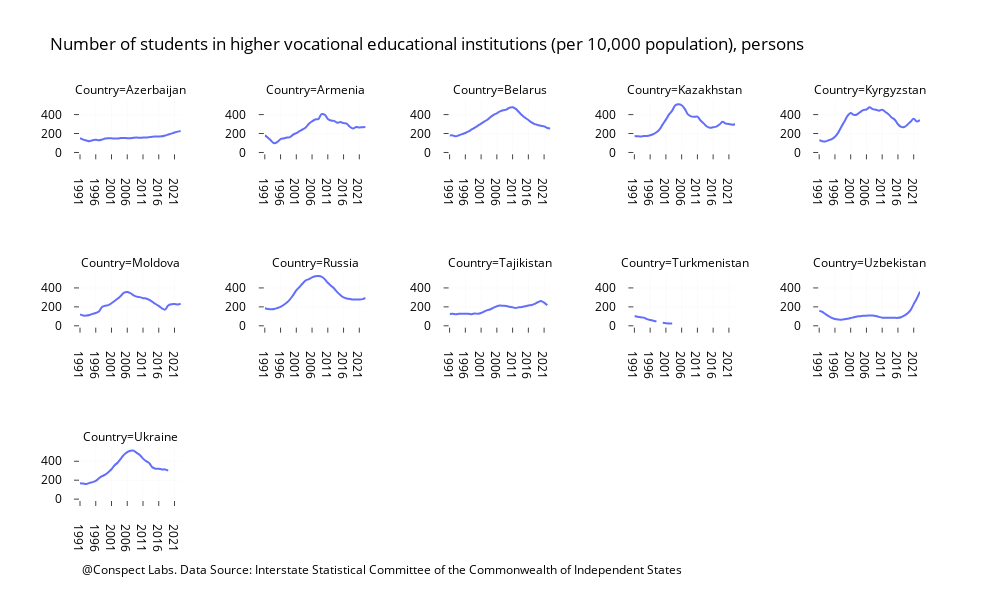

This figure's notebook cell:
### Markdown cell above
<p>First, but definitely not the best, due to the 'spaghetti' vibe. The second choice is a multiseries chart with a distinct line for each country in every subplot.</p>

### Code cell
countries = sng_students_long['Country'].unique()

fig = px.line(sng_students_long, x='year', y='students_per_cap',
              facet_col='Country', facet_col_wrap=5,
              width=1200,
              height=800,
              facet_col_spacing=0.1, facet_row_spacing=0.3,
               line_shape='spline',
               title='Number of students in higher vocational educational institutions (per 10,000 population), persons')

# Update x-axis properties for each facet
num_columns = 5  # Adjust this if you change the number of columns
fig.for_each_xaxis(lambda xaxis: xaxis.update(
    title='',
    showticklabels=True,
    gridcolor='#cdcdcd',
    gridwidth=0.1,
    ticklabelposition="outside",  # Position the tick labels outside
    title_standoff=0,
    ticks='outside',
    ticklabelstandoff=10
))
fig.for_each_yaxis(lambda yaxis: yaxis.update(
    title='',
    showticklabels=True,
    gridcolor='#cdcdcd',
    gridwidth=0.1,
    ticklabelposition="outside",  # Position the tick labels outside
    title_standoff=0,
    ticks='outside',
    ticklabelstandoff=10
))
fig.update_layout(
    margin=dict(b=100),
    plot_bgcolor='white',
    xaxis_title='',  # X-axis title
    yaxis_title='',  # Remove Y-axis title
    font_color="black",
    height=600,
    width=1000
)

fig.add_annotation(
    text="@Conspect Labs. Data Source: Interstate Statistical Committee of the Commonwealth of Independent States",
    xref="paper",  # Use paper coordinates
    yref="paper",  # Use paper coordinates
    x=0,           # Position at the left edge
    y=-0.2,        # Position below the plot area
    showarrow=False,  # No arrow for the annotation
    font=dict(size=12)  # Font size for the annotation
)

fig.write_image('Number of students Faceted Line Chart.png')
fig.show()

### Figure 1 — Plotly figure (JSON) as saved in the notebook; plotly's stock layout.template omitted (floating-point values rounded to 4 significant figures)
{"data": [{"hovertemplate": "Country=Azerbaijan<br>year=%{x}<br>students_per_cap=%{y}<extra></extra>", "legendgroup": "", "line": {"color": "#636efa", "dash": "solid", "shape": "spline"}, "marker": {"symbol": "circle"}, "mode": "lines", "name": "", "orientation": "v", "showlegend": false, "type": "scatter", "x": ["1991", "1992", "1993", "1994", "1995", "1996", "1997", "1998", "1999", "2000", "2001", "2002", "2003", "2004", "2005", "2006", "2007", "2008", "2009", "2010", "2011", "2012", "2013", "2014", "2015", "2016", "2017", "2018", "2019", "2020", "2021", "2022", "2023"], "xaxis": "x11", "y": [150, 136, 127, 119, 130, 134, 129, 136, 147, 150, 149, 147, 148, 153, 154, 151, 151, 156, 157, 156, 157, 158, 162, 167, 168, 169, 171, 179, 189, 199, 211, 220, 227], "yaxis": "y11"}, {"hovertemplate": "Country=Armenia<br>year=%{x}<br>students_per_cap=%{y}<extra></extra>", "legendgroup": "", "line": {"color": "#636efa", "dash": "solid", "shape": "spline"}, "marker": {"symbol": "circle"}, "mode": "lines", "name": "", "orientation": "v", "showlegend": false, "type": "scatter", "x": ["1991", "1992", "1993", "1994", "1995", "1996", "1997", "1998", "1999", "2000", "2001", "2002", "2003", "2004", "2005", "2006", "2007", "2008", "2009", "2010", "2011", "2012", "2013", "2014", "2015", "2016", "2017", "2018", "2019", "2020", "2021", "2022", "2023"], "xaxis": "x12", "y": [181, 156, 124, 97, 111, 142, 148, 157, 162, 189, 204, 225, 243, 265, 304, 328, 348, 353, 405, 400, 354, 338, 334, 313, 322, 310, 305, 271.4, 253, 269, 265, 267, 268], "yaxis": "y12"}, {"hovertemplate": "Country=Belarus<br>year=%{x}<br>students_per_cap=%{y}<extra></extra>", "legendgroup": "", "line": {"color": "#636efa", "dash": "solid", "shape": "spline"}, "marker": {"symbol": "circle"}, "mode": "lines", "name": "", "orientation": "v", "showlegend": false, "type": "scatter", "x": ["1991", "1992", "1993", "1994", "1995", "1996", "1997", "1998", "1999", "2000", "2001", "2002", "2003", "2004", "2005", "2006", "2007", "2008", "2009", "2010", "2011", "2012", "2013", "2014", "2015", "2016", "2017", "2018", "2019", "2020", "2021", "2022", "2023"], "xaxis": "x13", "y": [180, 180, 170, 182, 194, 206, 222, 243, 262, 283, 305, 326, 346, 374, 398, 414, 433, 446, 453, 473, 477, 460, 427, 393, 366, 343, 317, 300, 290, 282, 276, 259, 254], "yaxis": "y13"}, {"hovertemplate": "Country=Kazakhstan<br>year=%{x}<br>students_per_cap=%{y}<extra></extra>", "legendgroup": "", "line": {"color": "#636efa", "dash": "solid", "shape": "spline"}, "marker": {"symbol": "circle"}, "mode": "lines", "name": "", "orientation": "v", "showlegend": false, "type": "scatter", "x": ["1991", "1992", "1993", "1994", "1995", "1996", "1997", "1998", "1999", "2000", "2001", "2002", "2003", "2004", "2005", "2006", "2007", "2008", "2009", "2010", "2011", "2012", "2013", "2014", "2015", "2016", "2017", "2018", "2019", "2020", "2021", "2022", "2023"], "xaxis": "x14", "y": [175, 171, 169, 173, 174, 181, 193, 213, 245, 297, 347, 402, 442, 499, 510, 499, 460, 402, 381, 377, 378, 338, 307, 274, 260, 266, 273, 295, 324, 305, 301, 293, 298], "yaxis": "y14"}, {"hovertemplate": "Country=Kyrgyzstan<br>year=%{x}<br>students_per_cap=%{y}<extra></extra>", "legendgroup": "", "line": {"color": "#636efa", "dash": "solid", "shape": "spline"}, "marker": {"symbol": "circle"}, "mode": "lines", "name": "", "orientation": "v", "showlegend": false, "type": "scatter", "x": ["1991", "1992", "1993", "1994", "1995", "1996", "1997", "1998", "1999", "2000", "2001", "2002", "2003", "2004", "2005", "2006", "2007", "2008", "2009", "2010", "2011", "2012", "2013", "2014", "2015", "2016", "2017", "2018", "2019", "2020", "2021", "2022", "2023"], "xaxis": "x15", "y": [129, 119, 117, 129, 142, 167, 207, 270, 327, 386, 417, 397, 401, 426, 447, 454, 477, 458, 452, 441, 452, 428, 404, 370, 346, 298, 270, 268.3, 293, 325, 355, 326, 344], "yaxis": "y15"}, {"hovertemplate": "Country=Moldova<br>year=%{x}<br>students_per_cap=%{y}<extra></extra>", "legendgroup": "", "line": {"color": "#636efa", "dash": "solid", "shape": "spline"}, "marker": {"symbol": "circle"}, "mode": "lines", "name": "", "orientation": "v", "showlegend": false, "type": "scatter", "x": ["1991", "1992", "1993", "1994", "1995", "1996", "1997", "1998", "1999", "2000", "2001", "2002", "2003", "2004", "2005", "2006", "2007", "2008", "2009", "2010", "2011", "2012", "2013", "2014", "2015", "2016", "2017", "2018", "2019", "2020", "2021", "2022", "2023"], "xaxis": "x6", "y": [120, 109, 108, 114, 126, 135, 152, 199, 212, 218, 238, 262, 288, 318, 351, 357, 344, 322, 308, 303, 292, 288, 273, 252, 230, 210, 185, 171, 215, 227, 229, 226, 233], "yaxis": "y6"}, {"hovertemplate": "Country=Russia<br>year=%{x}<br>students_per_cap=%{y}<extra></extra>", "legendgroup": "", "line": {"color": "#636efa", "dash": "solid", "shape": "spline"}, "marker": {"symbol": "circle"}, "mode": "lines", "name": "", "orientation": "v", "showlegend": false, "type": "scatter", "x": ["1991", "1992", "1993", "1994", "1995", "1996", "1997", "1998", "1999", "2000", "2001", "2002", "2003", "2004", "2005", "2006", "2007", "2008", "2009", "2010", "2011", "2012", "2013", "2014", "2015", "2016", "2017", "2018", "2019", "2020", "2021", "2022", "2023"], "xaxis": "x7", "y": [186, 177, 176, 178, 188, 201, 221, 245, 279, 324, 373, 410, 447, 479, 493, 512, 523, 526, 519, 493, 454, 424, 394, 356, 325, 300, 289, 284, 277, 277, 278, 282, 296], "yaxis": "y7"}, {"hovertemplate": "Country=Tajikistan<br>year=%{x}<br>students_per_cap=%{y}<extra></extra>", "legendgroup": "", "line": {"color": "#636efa", "dash": "solid", "shape": "spline"}, "marker": {"symbol": "circle"}, "mode": "lines", "name": "", "orientation": "v", "showlegend": false, "type": "scatter", "x": ["1991", "1992", "1993", "1994", "1995", "1996", "1997", "1998", "1999", "2000", "2001", "2002", "2003", "2004", "2005", "2006", "2007", "2008", "2009", "2010", "2011", "2012", "2013", "2014", "2015", "2016", "2017", "2018", "2019", "2020", "2021", "2022", "2023"], "xaxis": "x8", "y": [124, 127, 122, 128, 126, 127, 126, 123, 130, 127, 135, 151, 165, 175, 191, 207, 214, 212, 209, 202, 195, 188, 195, 198, 206, 214, 219, 232, 249, 261, 244, 218, null], "yaxis": "y8"}, {"hovertemplate": "Country=Turkmenistan<br>year=%{x}<br>students_per_cap=%{y}<extra></extra>", "legendgroup": "", "line": {"color": "#636efa", "dash": "solid", "shape": "spline"}, "marker": {"symbol": "circle"}, "mode": "lines", "name": "", "orientation": "v", "showlegend": false, "type": "scatter", "x": ["1991", "1992", "1993", "1994", "1995", "1996", "1997", "1998", "1999", "2000", "2001", "2002", "2003", "2004", "2005", "2006", "2007", "2008", "2009", "2010", "2011", "2012", "2013", "2014", "2015", "2016", "2017", "2018", "2019", "2020", "2021", "2022", "2023"], "xaxis": "x9", "y": [104, 96, 90, 86, 70, 62, 54, 46, null, 31, 27, 25, 24, null, null, 19, null, null, null, null, null, null, null, null, null, null, null, null, null, null, null, null, null], "yaxis": "y9"}, {"hovertemplate": "Country=Uzbekistan<br>year=%{x}<br>students_per_cap=%{y}<extra></extra>", "legendgroup": "", "line": {"color": "#636efa", "dash": "solid", "shape": "spline"}, "marker": {"symbol": "circle"}, "mode": "lines", "name": "", "orientation": "v", "showlegend": false, "type": "scatter", "x": ["1991", "1992", "1993", "1994", "1995", "1996", "1997", "1998", "1999", "2000", "2001", "2002", "2003", "2004", "2005", "2006", "2007", "2008", "2009", "2010", "2011", "2012", "2013", "2014", "2015", "2016", "2017", "2018", "2019", "2020", "2021", "2022", "2023"], "xaxis": "x10", "y": [159, 146, 123, 102, 83, 71, 66, 65, 68, 74, 82, 91, 99, 101, 106, 107, 109, 109, 103, 94, 86, 86, 85, 84, 84, 84, 91, 108, 130, 165, 229, 289, 361], "yaxis": "y10"}, {"hovertemplate": "Country=Ukraine<br>year=%{x}<br>students_per_cap=%{y}<extra></extra>", "legendgroup": "", "line": {"color": "#636efa", "dash": "solid", "shape": "spline"}, "marker": {"symbol": "circle"}, "mode": "lines", "name": "", "orientation": "v", "showlegend": false, "type": "scatter", "x": ["1991", "1992", "1993", "1994", "1995", "1996", "1997", "1998", "1999", "2000", "2001", "2002", "2003", "2004", "2005", "2006", "2007", "2008", "2009", "2010", "2011", "2012", "2013", "2014", "2015", "2016", "2017", "2018", "2019", "2020", "2021", "2022", "2023"], "xaxis": "x", "y": [168, 164, 159, 172, 180, 192, 220, 242, 259, 285, 316, 358, 387, 429, 470, 497, 511, 512, 488, 465, 428, 401, 380, 335, 322, 321, 314, 314, 302, null, null, null, null], "yaxis": "y"}], "layout": {"annotations": [{"showarrow": false, "text": "Country=Ukraine", "x": 0.06, "xanchor": "center", "xref": "paper", "y": 0.1333, "yanchor": "bottom", "yref": "paper"}, {"showarrow": false, "text": "Country=Moldova", "x": 0.06, "xanchor": "center", "xref": "paper", "y": 0.5667, "yanchor": "bottom", "yref": "paper"}, {"showarrow": false, "text": "Country=Russia", "x": 0.28, "xanchor": "center", "xref": "paper", "y": 0.5667, "yanchor": "bottom", "yref": "paper"}, {"showarrow": false, "text": "Country=Tajikistan", "x": 0.5, "xanchor": "center", "xref": "paper", "y": 0.5667, "yanchor": "bottom", "yref": "paper"}, {"showarrow": false, "text": "Country=Turkmenistan", "x": 0.72, "xanchor": "center", "xref": "paper", "y": 0.5667, "yanchor": "bottom", "yref": "paper"}, {"showarrow": false, "text": "Country=Uzbekistan", "x": 0.94, "xanchor": "center", "xref": "paper", "y": 0.5667, "yanchor": "bottom", "yref": "paper"}, {"showarrow": false, "text": "Country=Azerbaijan", "x": 0.06, "xanchor": "center", "xref": "paper", "y": 1, "yanchor": "bottom", "yref": "paper"}, {"showarrow": false, "text": "Country=Armenia", "x": 0.28, "xanchor": "center", "xref": "paper", "y": 1, "yanchor": "bottom", "yref": "paper"}, {"showarrow": false, "text": "Country=Belarus", "x": 0.5, "xanchor": "center", "xref": "paper", "y": 1, "yanchor": "bottom", "yref": "paper"}, {"showarrow": false, "text": "Country=Kazakhstan", "x": 0.72, "xanchor": "center", "xref": "paper", "y": 1, "yanchor": "bottom", "yref": "paper"}, {"showarrow": false, "text": "Country=Kyrgyzstan", "x": 0.94, "xanchor": "center", "xref": "paper", "y": 1, "yanchor": "bottom", "yref": "paper"}, {"font": {"size": 12}, "showarrow": false, "text": "@Conspect Labs. Data Source: Interstate Statistical Committee of the Commonwealth of Independent States", "x": 0, "xref": "paper", "y": -0.2, "yref": "paper"}], "font": {"color": "black"}, "height": 600, "legend": {"tracegroupgap": 0}, "margin": {"b": 100}, "plot_bgcolor": "white", "title": {"text": "Number of students in higher vocational educational institutions (per 10,000 population), persons"}, "width": 1000, "xaxis": {"anchor": "y", "domain": [0, 0.12], "gridcolor": "#cdcdcd", "gridwidth": 0.1, "showticklabels": true, "ticklabelposition": "outside", "ticklabelstandoff": 10, "ticks": "outside", "title": {"text": ""}}, "xaxis10": {"anchor": "y10", "domain": [0.88, 1], "gridcolor": "#cdcdcd", "gridwidth": 0.1, "matches": "x", "showticklabels": true, "ticklabelposition": "outside", "ticklabelstandoff": 10, "ticks": "outside", "title": {"standoff": 0, "text": ""}}, "xaxis11": {"anchor": "y11", "domain": [0, 0.12], "gridcolor": "#cdcdcd", "gridwidth": 0.1, "matches": "x", "showticklabels": true, "ticklabelposition": "outside", "ticklabelstandoff": 10, "ticks": "outside", "title": {"standoff": 0, "text": ""}}, "xaxis12": {"anchor": "y12", "domain": [0.22, 0.34], "gridcolor": "#cdcdcd", "gridwidth": 0.1, "matches": "x", "showticklabels": true, "ticklabelposition": "outside", "ticklabelstandoff": 10, "ticks": "outside", "title": {"standoff": 0, "text": ""}}, "xaxis13": {"anchor": "y13", "domain": [0.44, 0.56], "gridcolor": "#cdcdcd", "gridwidth": 0.1, "matches": "x", "showticklabels": true, "ticklabelposition": "outside", "ticklabelstandoff": 10, "ticks": "outside", "title": {"standoff": 0, "text": ""}}, "xaxis14": {"anchor": "y14", "domain": [0.66, 0.78], "gridcolor": "#cdcdcd", "gridwidth": 0.1, "matches": "x", "showticklabels": true, "ticklabelposition": "outside", "ticklabelstandoff": 10, "ticks": "outside", "title": {"standoff": 0, "text": ""}}, "xaxis15": {"anchor": "y15", "domain": [0.88, 1], "gridcolor": "#cdcdcd", "gridwidth": 0.1, "matches": "x", "showticklabels": true, "ticklabelposition": "outside", "ticklabelstandoff": 10, "ticks": "outside", "title": {"standoff": 0, "text": ""}}, "xaxis2": {"anchor": "y2", "domain": [0.22, 0.34], "gridcolor": "#cdcdcd", "gridwidth": 0.1, "matches": "x", "showticklabels": true, "ticklabelposition": "outside", "ticklabelstandoff": 10, "ticks": "outside", "title": {"standoff": 0, "text": ""}}, "xaxis3": {"anchor": "y3", "domain": [0.44, 0.56], "gridcolor": "#cdcdcd", "gridwidth": 0.1, "matches": "x", "showticklabels": true, "ticklabelposition": "outside", "ticklabelstandoff": 10, "ticks": "outside", "title": {"standoff": 0, "text": ""}}, "xaxis4": {"anchor": "y4", "domain": [0.66, 0.78], "gridcolor": "#cdcdcd", "gridwidth": 0.1, "matches": "x", "showticklabels": true, "ticklabelposition": "outside", "ticklabelstandoff": 10, "ticks": "outside", "title": {"standoff": 0, "text": ""}}, "xaxis5": {"anchor": "y5", "domain": [0.88, 1], "gridcolor": "#cdcdcd", "gridwidth": 0.1, "matches": "x", "showticklabels": true, "ticklabelposition": "outside", "ticklabelstandoff": 10, "ticks": "outside", "title": {"standoff": 0, "text": ""}}, "xaxis6": {"anchor": "y6", "domain": [0, 0.12], "gridcolor": "#cdcdcd", "gridwidth": 0.1, "matches": "x", "showticklabels": true, "ticklabelposition": "outside", "ticklabelstandoff": 10, "ticks": "outside", "title": {"standoff": 0, "text": ""}}, "xaxis7": {"anchor": "y7", "domain": [0.22, 0.34], "gridcolor": "#cdcdcd", "gridwidth": 0.1, "matches": "x", "showticklabels": true, "ticklabelposition": "outside", "ticklabelstandoff": 10, "ticks": "outside", "title": {"standoff": 0, "text": ""}}, "xaxis8": {"anchor": "y8", "domain": [0.44, 0.56], "gridcolor": "#cdcdcd", "gridwidth": 0.1, "matches": "x", "showticklabels": true, "ticklabelposition": "outside", "ticklabelstandoff": 10, "ticks": "outside", "title": {"standoff": 0, "text": ""}}, "xaxis9": {"anchor": "y9", "domain": [0.66, 0.78], "gridcolor": "#cdcdcd", "gridwidth": 0.1, "matches": "x", "showticklabels": true, "ticklabelposition": "outside", "ticklabelstandoff": 10, "ticks": "outside", "title": {"standoff": 0, "text": ""}}, "yaxis": {"anchor": "x", "domain": [0, 0.1333], "gridcolor": "#cdcdcd", "gridwidth": 0.1, "showticklabels": true, "ticklabelposition": "outside", "ticklabelstandoff": 10, "ticks": "outside", "title": {"text": ""}}, "yaxis10": {"anchor": "x10", "domain": [0.4333, 0.5667], "gridcolor": "#cdcdcd", "gridwidth": 0.1, "matches": "y", "showticklabels": true, "ticklabelposition": "outside", "ticklabelstandoff": 10, "ticks": "outside", "title": {"standoff": 0, "text": ""}}, "yaxis11": {"anchor": "x11", "domain": [0.8667, 1], "gridcolor": "#cdcdcd", "gridwidth": 0.1, "matches": "y", "showticklabels": true, "ticklabelposition": "outside", "ticklabelstandoff": 10, "ticks": "outside", "title": {"standoff": 0, "text": ""}}, "yaxis12": {"anchor": "x12", "domain": [0.8667, 1], "gridcolor": "#cdcdcd", "gridwidth": 0.1, "matches": "y", "showticklabels": true, "ticklabelposition": "outside", "ticklabelstandoff": 10, "ticks": "outside", "title": {"standoff": 0, "text": ""}}, "yaxis13": {"anchor": "x13", "domain": [0.8667, 1], "gridcolor": "#cdcdcd", "gridwidth": 0.1, "matches": "y", "showticklabels": true, "ticklabelposition": "outside", "ticklabelstandoff": 10, "ticks": "outside", "title": {"standoff": 0, "text": ""}}, "yaxis14": {"anchor": "x14", "domain": [0.8667, 1], "gridcolor": "#cdcdcd", "gridwidth": 0.1, "matches": "y", "showticklabels": true, "ticklabelposition": "outside", "ticklabelstandoff": 10, "ticks": "outside", "title": {"standoff": 0, "text": ""}}, "yaxis15": {"anchor": "x15", "domain": [0.8667, 1], "gridcolor": "#cdcdcd", "gridwidth": 0.1, "matches": "y", "showticklabels": true, "ticklabelposition": "outside", "ticklabelstandoff": 10, "ticks": "outside", "title": {"standoff": 0, "text": ""}}, "yaxis2": {"anchor": "x2", "domain": [0, 0.1333], "gridcolor": "#cdcdcd", "gridwidth": 0.1, "matches": "y", "showticklabels": true, "ticklabelposition": "outside", "ticklabelstandoff": 10, "ticks": "outside", "title": {"standoff": 0, "text": ""}}, "yaxis3": {"anchor": "x3", "domain": [0, 0.1333], "gridcolor": "#cdcdcd", "gridwidth": 0.1, "matches": "y", "showticklabels": true, "ticklabelposition": "outside", "ticklabelstandoff": 10, "ticks": "outside", "title": {"standoff": 0, "text": ""}}, "yaxis4": {"anchor": "x4", "domain": [0, 0.1333], "gridcolor": "#cdcdcd", "gridwidth": 0.1, "matches": "y", "showticklabels": true, "ticklabelposition": "outside", "ticklabelstandoff": 10, "ticks": "outside", "title": {"standoff": 0, "text": ""}}, "yaxis5": {"anchor": "x5", "domain": [0, 0.1333], "gridcolor": "#cdcdcd", "gridwidth": 0.1, "matches": "y", "showticklabels": true, "ticklabelposition": "outside", "ticklabelstandoff": 10, "ticks": "outside", "title": {"standoff": 0, "text": ""}}, "yaxis6": {"anchor": "x6", "domain": [0.4333, 0.5667], "gridcolor": "#cdcdcd", "gridwidth": 0.1, "matches": "y", "showticklabels": true, "ticklabelposition": "outside", "ticklabelstandoff": 10, "ticks": "outside", "title": {"standoff": 0, "text": ""}}, "yaxis7": {"anchor": "x7", "domain": [0.4333, 0.5667], "gridcolor": "#cdcdcd", "gridwidth": 0.1, "matches": "y", "showticklabels": true, "ticklabelposition": "outside", "ticklabelstandoff": 10, "ticks": "outside", "title": {"standoff": 0, "text": ""}}, "yaxis8": {"anchor": "x8", "domain": [0.4333, 0.5667], "gridcolor": "#cdcdcd", "gridwidth": 0.1, "matches": "y", "showticklabels": true, "ticklabelposition": "outside", "ticklabelstandoff": 10, "ticks": "outside", "title": {"standoff": 0, "text": ""}}, "yaxis9": {"anchor": "x9", "domain": [0.4333, 0.5667], "gridcolor": "#cdcdcd", "gridwidth": 0.1, "matches": "y", "showticklabels": true, "ticklabelposition": "outside", "ticklabelstandoff": 10, "ticks": "outside", "title": {"standoff": 0, "text": ""}}}}
